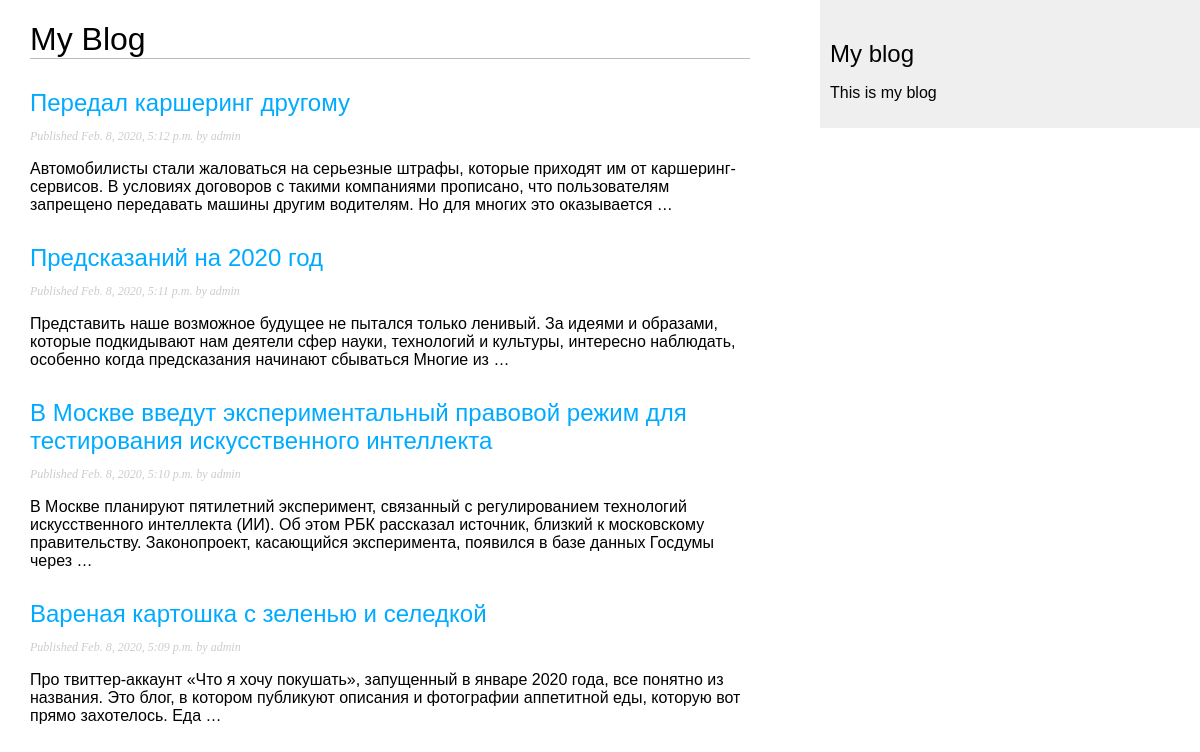
Screenshot of /blog/ with the database file from the repository.
### blog/models.py (models this page shows, shortened)
class Post(models.Model):
    STATUS_CHOICES = (
        ('draft', 'Draft'),
        ('published', 'Published'),
    )
    title = models.CharField(max_length=250)
    slug = models.SlugField(max_length=250,
                            unique_for_date='publish')
    author = models.ForeignKey(User,
                               on_delete=models.CASCADE,
                               related_name='blog_posts')
    body = models.TextField()
    publish = models.DateTimeField(default=timezone.now)
    created = models.DateTimeField(auto_now_add=True)
    updated = models.DateTimeField(auto_now=True)
    status = models.CharField(max_length=10,
                              choices=STATUS_CHOICES,
                              default='draft')
    objects = models.Manager()
    published = PublishedManager()
    class Meta:
        ordering = ('-publish',)
    def get_absolute_url(self):
    	return reverse('blog:post_detail',
    		args = [self.publish.year,
    				self.publish.month,
    				self.publish.day,
    				self.slug])

### blog/views.py (the view)
# urls.py: path('', views.post_list, name = 'post_list'),
def post_list(request):
	posts = Post.published.all()
	return render(request, 'blog/post/list.html', {'posts':posts})

### blog/models.py (called while the page is built)
    def get_queryset(self):
        return super(PublishedManager, self).get_queryset().filter(status='published')

### blog/templates/blog/post/list.html (shortened to what this page needs)
{% extends "blog/base.html" %}
{% block content %}
	<h1>My Blog</h1>
	{% for post in posts %}
		<h2>
			<a href="{{ post.get_absolute_url }}">{{ post.title }}</a>
		</h2>
		<p class="date">Published {{ post.publish }} by {{ post.author }}</p>
		{{ post.body|truncatewords:30|linebreaks }}
	{% endfor %}
{% endblock %}

### blog/templates/blog/base.html (shortened to what this page needs)
{% load static %}
<!DOCTYPE html>
<html lang="en">
<head>
	<link rel="stylesheet" href="{% static 'css/blog.css' %}">
</head>
<body>
	<div id="content">
		{% block content %}{% endblock %}
	</div>
	<div id="sidebar">
		<h2>My blog</h2>
		<p>This is my blog</p>
	</div>
</body>
</html>

### blog/static/css/blog.css (style rules this page uses)
body { margin: 0; padding: 0; font-family: helvetica; }
a { color: #00abff; text-decoration: none; }
h1 { font-weight: normal; border-bottom: 1px solid #bbb; }
h2 { font-weight: normal; margin: 30px 0 0 ; }
#sidebar { float: right; width: 30%; padding: 10px; background: #efefef; height: 100%; }
#content { float: left; width: 60%; padding: 0 0 0 30px; }
p.date { color: #ccc; font-family: georiga; font-size: 12px; font-style: italic; }

### rows the page displays
Post: title "Передал каршеринг другому", publish "Feb. 8, 2020, 5:12 p.m.", author "admin", body "Автомобилисты стали жаловаться на серьезные штрафы, которые приходят им от каршеринг-сервисов. В условиях договоров с такими компаниями прописано, что пользователям запрещено передавать машины другим водителям. Но для многих это оказывается …"
Post: title "Предсказаний на 2020 год", publish "Feb. 8, 2020, 5:11 p.m.", author "admin", body "Представить наше возможное будущее не пытался только ленивый. За идеями и образами, которые подкидывают нам деятели сфер науки, технологий и культуры, интересно наблюдать, особенно когда предсказания начинают сбываться Многие из …"
Post: title "В Москве введут экспериментальный правовой режим для тестирования искусственного интеллекта", publish "Feb. 8, 2020, 5:10 p.m.", author "admin", body "В Москве планируют пятилетний эксперимент, связанный с регулированием технологий искусственного интеллекта (ИИ). Об этом РБК рассказал источник, близкий к московскому правительству. Законопроект, касающийся эксперимента, появился в базе данных Госдумы через …"
Post: title "Вареная картошка с зеленью и селедкой", publish "Feb. 8, 2020, 5:09 p.m.", author "admin", body "Про твиттер-аккаунт «Что я хочу покушать», запущенный в январе 2020 года, все понятно из названия. Это блог, в котором публикуют описания и фотографии аппетитной еды, которую вот прямо захотелось. Еда …"
